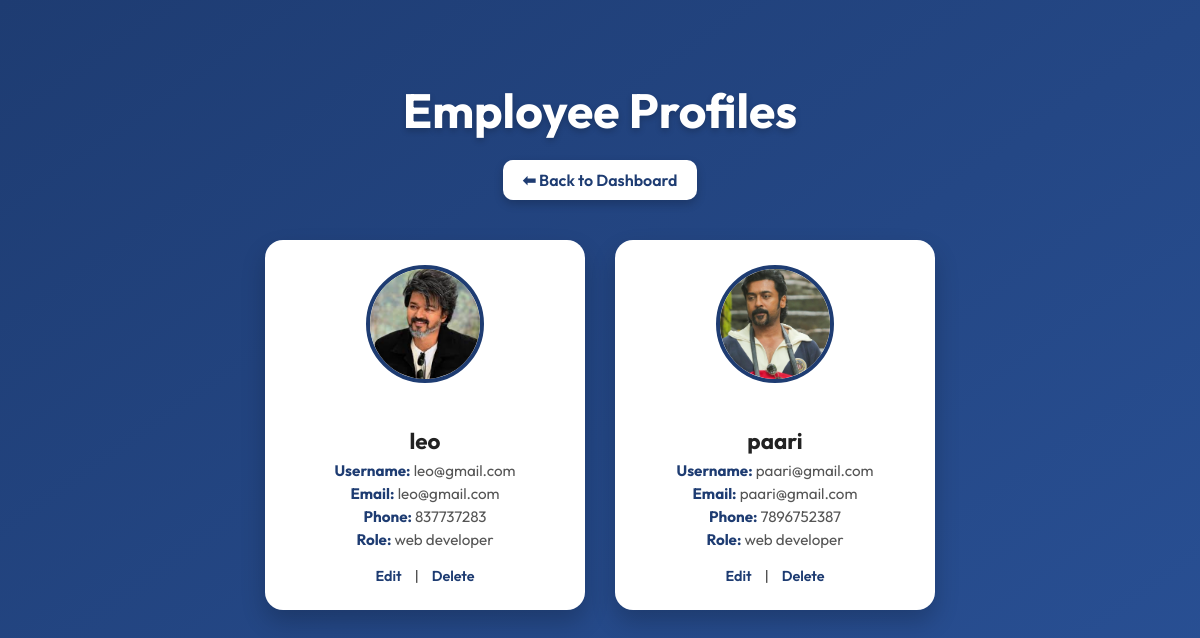
Screenshot of /employees/ (signed in) with the database file from the repository.
### dashboard/models.py (models this page shows, shortened)
class Employee(models.Model):
    user = models.ForeignKey(User, on_delete=models.CASCADE, null=True, blank=True)
    name = models.CharField(max_length=100, null=True, blank=True)
    email = models.EmailField(max_length=255, null=True, blank=True)
    phone = models.CharField(max_length=15, null=True, blank=True)
    role = models.CharField(max_length=100, null=True, blank=True)
    profile_picture = models.ImageField(upload_to='profile_pics/', blank=True, null=True)
    manager = models.ForeignKey(
        User,
        on_delete=models.SET_NULL,
        null=True,
        blank=True,
        related_name='employees'
    )

### dashboard/views.py (the view)
# urls.py: path('employees/', views.employee_list, name='employee_list'),
@login_required
def employee_list(request):
    employees = Employee.objects.all()
    return render(request, 'dashboard/employee_list.html', {'employees': employees})

### dashboard/templates/dashboard/employee_list.html (shortened to what this page needs)
{% load static %}
<!DOCTYPE html>
<html lang="en">
<head>
</head>
<body>
    <h2>Employee Profiles</h2>
    <a href="{% url 'dashboard' %}" class="back-btn">⬅ Back to Dashboard</a>
    {% if employees %}
        <div class="employee-list">
            {% for employee in employees %}
                <div class="employee-card">
                    {% if employee.profile_picture %}
                        <img src="{{ employee.profile_picture.url }}" alt="Profile Photo" class="profile-pic">
                    {% else %}
                        <img src="{% static 'dashboard/img/default_profile.png' %}" alt="Default Profile" class="profile-pic">
                    {% endif %}
                    <h3>{{ employee.name }}</h3>
                    <p><strong>Username:</strong> {{ employee.user.username }}</p>
                    <p><strong>Email:</strong> {{ employee.user.email }}</p>
                    <p><strong>Phone:</strong> {{ employee.phone }}</p>
                    <p><strong>Role:</strong> {{ employee.role }}</p>
                    <div class="actions">
                        <a href="{% url 'edit_employee' employee.pk %}">Edit</a> |
                        <a href="{% url 'delete_employee' employee.pk %}" onclick="return confirm('Are you sure you want to delete this employee?')">Delete</a>
                    </div>
                </div>
            {% endfor %}
        </div>
    {% else %}
        <div class="no-employees">No employees found.</div>
    {% endif %}
</body>
</html>

### dashboard/templates/dashboard/employee_list.html (style rules this page uses)
body { margin: 0; padding: 40px 20px; font-family: 'Outfit', sans-serif; background: linear-gradient(145deg, #1e3c72, #2a5298); color: #fff; min-height: 100vh; }
h2 { text-align: center; font-size: 3rem; font-weight: 700; margin-bottom: 20px; color: #ffffff; text-shadow: 0 3px 6px rgba(0,0,0,0.2); }
.back-btn { display: block; width: fit-content; margin: 0 auto 40px auto; background: #ffffff; color: #1e3c72; padding: 10px 20px; font-weight: 600; border-radius: 10px; text-decoration: none; box-shadow: 0 4px 10px rgba(0,0,0,0.2); transition: all 0.3s ease; }
.employee-list { display: flex; flex-wrap: wrap; gap: 30px; justify-content: center; max-width: 1200px; margin: 0 auto; }
.employee-card { background: #fff; color: #333; width: 280px; padding: 25px 20px; border-radius: 18px; box-shadow: 0 12px 25px rgba(0,0,0,0.2); text-align: center; position: relative; transform: translateY(20px); opacity: 0; animation: fadeInUp 0.5s forwards; transition: all 0.3s ease; }
.profile-pic { width: 110px; height: 110px; border-radius: 50%; object-fit: cover; margin-bottom: 18px; border: 4px solid #1e3c72; background: #fff; transition: all 0.3s ease; }
h3 { font-size: 1.4rem; font-weight: 700; margin-bottom: 6px; color: #222; }
p { font-size: 0.95rem; color: #555; margin: 4px 0; }
p strong { color: #1e3c72; }
.actions { margin-top: 18px; font-size: 0.9rem; }
.actions a { color: #1e3c72; text-decoration: none; font-weight: 600; margin: 0 10px; transition: color 0.3s ease; }

### rows the page displays
Employee: profile_picture (picture), name "leo", user.username "leo@gmail.com", user.email "leo@gmail.com", phone "837737283", role "web developer"
Employee: profile_picture (picture), name "paari", user.username "paari@gmail.com", user.email "paari@gmail.com", phone "7896752387", role "web developer"
